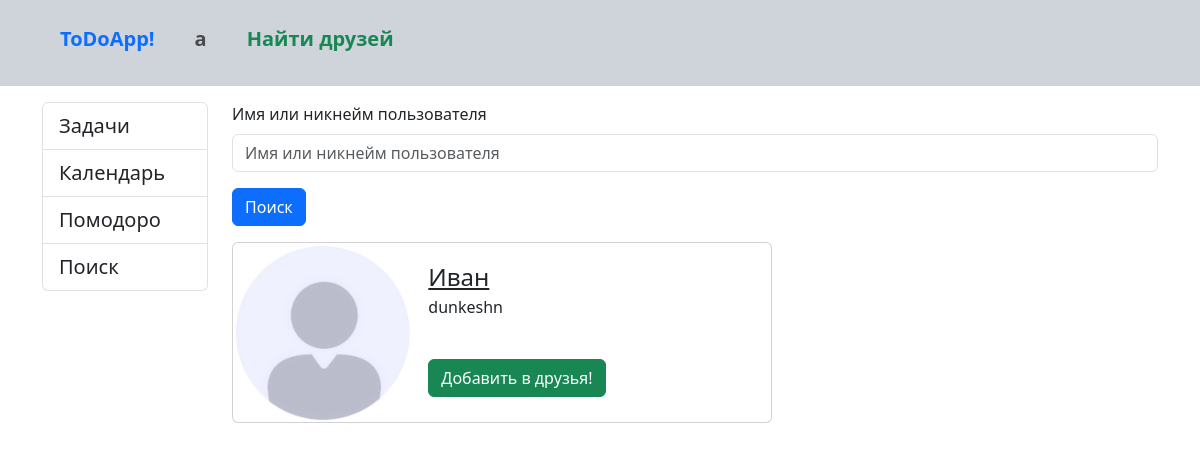
Page /find_friends/ (signed in) on the earlier database version.
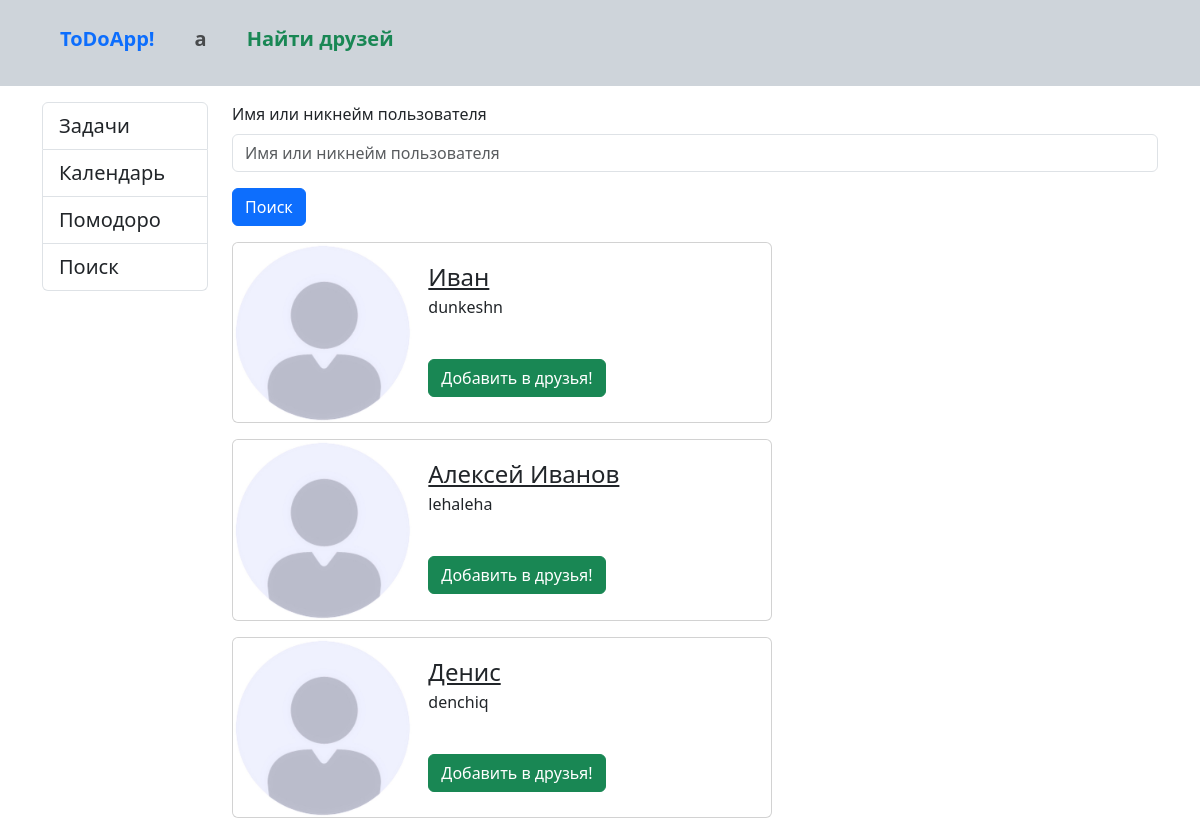
Same page on the later database version.
### core/models.py (models this page shows, shortened)
class Users(AbstractUser):
    first_name = models.CharField(max_length=100,
                                  verbose_name='Имя')
    last_name = models.CharField(max_length=100,
                                 blank=True,
                                 verbose_name='Фамилия')
    username = models.CharField(max_length=100,
                                unique=True,
                                verbose_name='Никнейм')
    email = models.CharField(max_length=100,
                             unique=True,
                             verbose_name='Почта')
    about = models.TextField(blank=True,
                             verbose_name='О себе')
    date_of_birth = models.DateField(null=True,
                                     blank=True,
                                     verbose_name='Дата рождения')
    picture = models.ImageField(upload_to='pictures',
                                null=True,
                                blank=True,
                                default='pictures/default.jpg',
                                verbose_name='Фото')
    friends = models.ManyToManyField('self',
                                     blank=True,
                                     verbose_name='Друзья',
                                     symmetrical=False)
    password = models.CharField(max_length=100,
                                verbose_name='Пароль')
    class Meta:
        verbose_name = 'Пользователь'
        verbose_name_plural = 'Пользователи'
        ordering = ['email']

### core/views.py (the view)
# urls.py: path('find_friends/', FindingFriends.as_view(), name='find_friends'),
class FindingFriends(LoginRequiredMixin,
                     TemplateView):
    template_name = 'core/find_friends.html'
    model = models.Users
    context_object_name = 'find_friends'
    def get_filters(self):
        return filters.Users(self.request.GET)
    def get_queryset(self):
        return self.get_filters().qs
    def get_context_data(self, *, object_list=None, **kwargs):
        context = super().get_context_data()
        friends = self.request.user.friends.all()
        user_n_friends = models.Users.objects.filter(id=self.request.user.id) | friends
        invited_users = models.FriendshipInvite.objects.filter(sent_from=self.request.user)
        invited_users_ids = invited_users.values_list('sent_to', flat=True)
        invited_users_qs = models.Users.objects.filter(id__in=invited_users_ids)
        context['authuser'] = self.request.user
        context['user'] = self.request.user
        context['invited_users'] = invited_users_qs
        context['users'] = self.get_queryset().exclude(id__in=user_n_friends.values_list('id', flat=True))
        context['filters'] = self.get_filters()
        return context

### core/templates/core/find_friends.html (shortened to what this page needs)
{% extends "base.html" %}
{% load django_bootstrap5 %}
{% block sidebar %}
<div class="col-md-2">
    <div class="list-group">
        <a type="button" href="{% url 'tasks' %}" class="list-group-item list-group-item-action fs-5">Задачи</a>
        <a type="button" href="{% url 'calendar' %}" class="list-group-item list-group-item-action fs-5">Календарь</a>
        <a type="button" href="{% url 'pomodoro' %}" class="list-group-item list-group-item-action fs-5">Помодоро</a>
        <a type="button" href="{% url 'search' %}" class="list-group-item list-group-item-action fs-5">Поиск</a>
    </div>
</div>
{% endblock %}
{% block content %}
<div class="col-md-10">
    <div class="mb-3">
        <form method="get">
            {% bootstrap_form filters.form %}
            <button type="submit" class="btn btn-primary">Поиск</button>
        </form>
    </div>
    {% for user in users %}
    <div class="card mb-3" style="max-width: 540px;">
        <div class="row g-0">
            <div class="col-md-4">
                <img src="{{ user.picture.url }}" class="img-fluid rounded-start" alt="someone">
            </div>
            <div class="col-md-8">
                <div class="card-body">
                    <a href="{% url 'profile' user.id %}" class="card-title fs-4">{{ user.first_name }} {{ user.last_name }}</a>
                    <p class="card-text">{{ user.username }}</p>
                    {% if user in invited_users %}
                    <a href="" type="button" class="btn btn-secondary mt-4">Приглашение уже отправлено!</a>
                    {% else %}
                    <a href="{% url 'adding_friends' user.id %}" type="button" class="btn btn-success mt-4">Добавить в друзья!</a>
                    {% endif %}
                </div>
            </div>
        </div>
    </div>
    {% endfor %}
</div>
{% endblock %}

Differences in the rows shown:
added Users: picture (placeholder picture), first_name "Алексей", last_name "Иванов", username "lehaleha"
added Users: picture (placeholder picture), first_name "Денис", username "denchiq"
